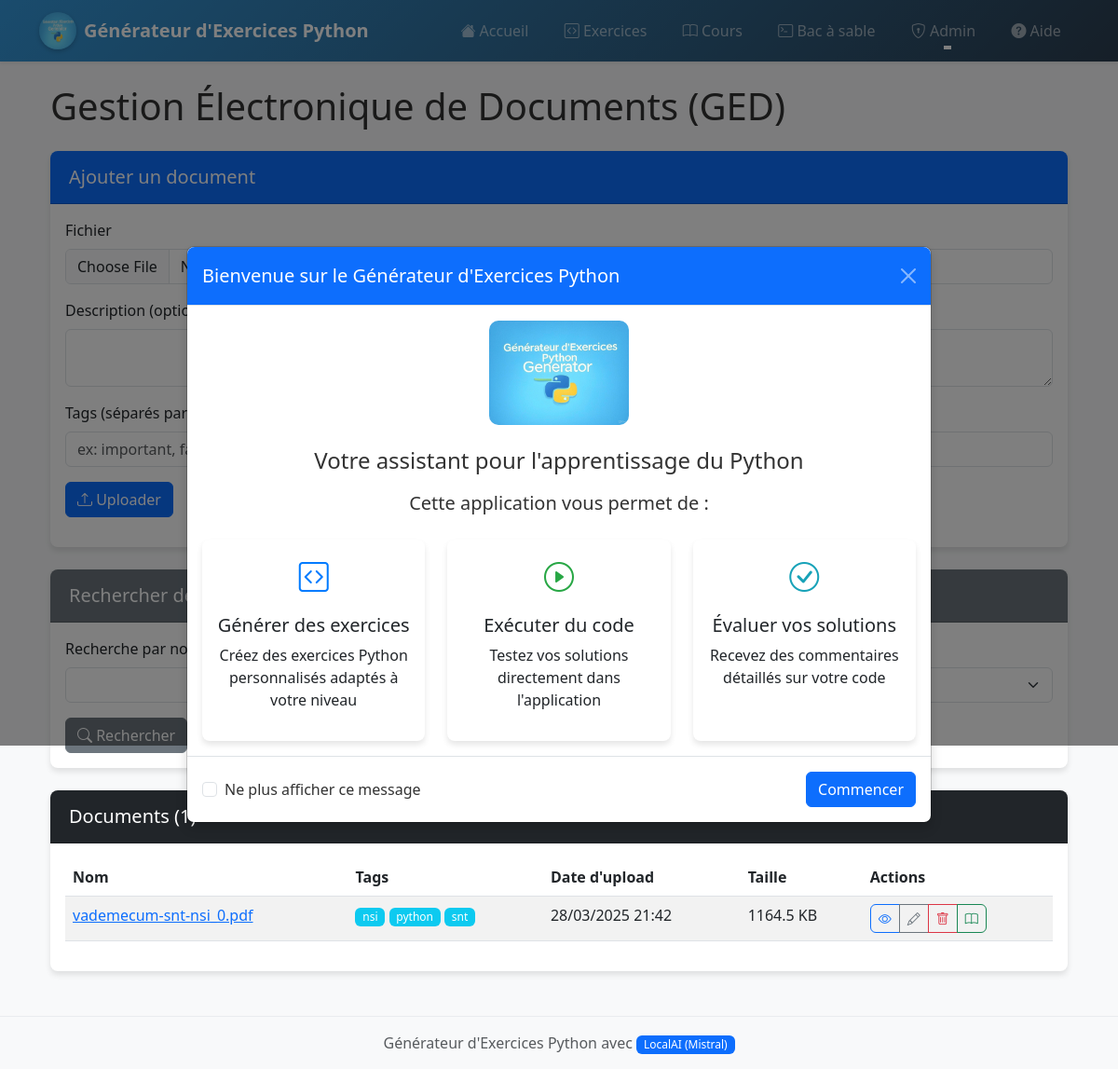
The page /ged/search?tag=snt on the database its author committed.
### models.py (models this page shows)
class Document(db.Model):
    id = db.Column(db.Integer, primary_key=True)
    nom_fichier = db.Column(db.String(255), nullable=False)
    nom_unique = db.Column(db.String(36), unique=True)  # UUID4
    date_upload = db.Column(db.DateTime, default=db.func.current_timestamp())
    taille_fichier = db.Column(db.Integer)  # Taille en octets
    type_mime = db.Column(db.String(100))  # Type MIME du fichier
    description = db.Column(db.Text)  # Description optionnelle
    user_id = db.Column(db.Integer)
    est_cours = db.Column(db.Boolean, default=False)  # Indique si le document est un cours
    tags = db.relationship('Tag', secondary='document_tags', backref='documents')

class Tag(db.Model):
    id = db.Column(db.Integer, primary_key=True)
    nom = db.Column(db.String(50), unique=True)

### routes/ged.py (the view)
    @app.route('/ged/search')
    def search_documents():
        query = request.args.get('q', '')
        tag = request.args.get('tag', '')
        documents_query = Document.query
        if query:
            documents_query = documents_query.filter(Document.nom_fichier.ilike(f'%{query}%'))
        if tag:
            documents_query = documents_query.join(Document.tags).filter(Tag.nom == tag)
        documents = documents_query.order_by(Document.date_upload.desc()).all()
        tags = Tag.query.order_by(Tag.nom).all()
        return render_template('ged.html', documents=documents, tags=tags, query=query, selected_tag=tag)

### templates/ged.html (shortened to what this page needs)
{% extends "layout.html" %}
{% block content %}
<div class="container">
    <h1 class="mb-4">Gestion Électronique de Documents (GED)</h1>
    <div class="card mb-4">
        <div class="card-header bg-primary text-white">
            <h5 class="mb-0">Ajouter un document</h5>
        </div>
        <div class="card-body">
            <form id="uploadForm" enctype="multipart/form-data">
                <div class="mb-3">
                    <label for="file" class="form-label">Fichier</label>
                </div>
                <div class="mb-3">
                    <label for="description" class="form-label">Description (optionnelle)</label>
                </div>
                <div class="mb-3">
                    <label for="tags" class="form-label">Tags (séparés par des virgules)</label>
                </div>
                <button type="submit" class="btn btn-primary">
                    <i class="bi bi-upload"></i> Uploader
                </button>
            </form>
        </div>
    </div>
    <div class="card mb-4">
        <div class="card-header bg-secondary text-white">
            <h5 class="mb-0">Rechercher des documents</h5>
        </div>
        <div class="card-body">
            <form action="{{ url_for('search_documents') }}" method="get">
                <div class="row">
                    <div class="col-md-6 mb-3">
                        <label for="q" class="form-label">Recherche par nom</label>
                    </div>
                    <div class="col-md-6 mb-3">
                        <label for="tag" class="form-label">Filtrer par tag</label>
                    </div>
                </div>
                <button type="submit" class="btn btn-secondary">
                    <i class="bi bi-search"></i> Rechercher
                </button>
                {% if query or selected_tag %}
                <a href="{{ url_for('ged') }}" class="btn btn-outline-secondary">
                </a>
                {% endif %}
            </form>
        </div>
    </div>
    <div class="card">
        <div class="card-header bg-dark text-white">
            <h5 class="mb-0">Documents ({{ documents|length }})</h5>
        </div>
        <div class="card-body">
            {% if documents %}
            <div class="table-responsive">
                <table class="table table-striped table-hover">
                    <thead>
                        <tr>
                            <th>Nom</th>
                            <th>Tags</th>
                            <th>Date d'upload</th>
                            <th>Taille</th>
                            <th>Actions</th>
                        </tr>
                    </thead>
                    <tbody>
                        {% for document in documents %}
                        <tr>
                            <td>
                                <a href="{{ url_for('view_document', document_id=document.id) }}" target="_blank">
                                    {{ document.nom_fichier }}
                                </a>
                            </td>
                            <td>
                                {% for tag in document.tags %}
                                <a href="{{ url_for('search_documents', tag=tag.nom) }}" class="badge bg-info text-decoration-none">
                                    {{ tag.nom }}
                                </a>
                                {% endfor %}
                            </td>
                            <td>{{ document.date_upload.strftime('%d/%m/%Y %H:%M') }}</td>
                            <td>{{ (document.taille_fichier / 1024)|round(1) }} KB</td>
                            <td>
                                <div class="btn-group">
                                    <a href="{{ url_for('view_document', document_id=document.id) }}" class="btn btn-sm btn-outline-primary" target="_blank" title="Voir">
                                        <i class="bi bi-eye"></i>
                                    </a>
                                    <a href="{{ url_for('edit_document', document_id=document.id) }}" class="btn btn-sm btn-outline-secondary" title="Modifier">
                                        <i class="bi bi-pencil"></i>
                                    </a>
                                    <button type="button" class="btn btn-sm btn-outline-danger" data-bs-toggle="modal" data-bs-target="#deleteModal{{ document.id }}" title="Supprimer">
                                        <i class="bi bi-trash"></i>
                                    </button>
                                    <button type="button" class="btn btn-sm {% if document.est_cours %}btn-success{% else %}btn-outline-success{% endif %} toggle-cours-btn" data-document-id="{{ document.id }}" title="{% if document.est_cours %}Retirer des cours{% else %}Ajouter aux cours{% endif %}">
                                        <i class="bi bi-book"></i>
                                    </button>
                                </div>
                            </td>
                        </tr>
                        {% endfor %}
                    </tbody>
                </table>
            </div>
            {% else %}
            <div class="alert alert-info">
                <i class="bi bi-info-circle"></i> Aucun document trouvé.
            </div>
            {% endif %}
        </div>
    </div>
</div>
{% endblock %}

### static/style.css (style rules this page uses)
:root { --primary-color: #3498db; --secondary-color: #2c3e50; --accent-color: #e74c3c; --success-color: #2ecc71; --warning-color: #f39c12; --info-color: #3498db; --light-color: #ecf0f1; --dark-color: #2c3e50; --transition-speed: 0.3s; --box-shadow: 0 4px 6px rgba(0, 0, 0, 0.1); --hover-shadow: 0 6px 12px rgba(0, 0, 0, 0.15); }
body { font-family: 'Segoe UI', Tahoma, Geneva, Verdana, sans-serif; background-color: #f8f9fa; color: #333; transition: background-color var(--transition-speed); }
.card { box-shadow: var(--box-shadow); border: none; margin-bottom: 1.5rem; transition: all var(--transition-speed); border-radius: 0.5rem; overflow: hidden; }
.card-header { font-weight: 600; padding: 1rem 1.25rem; }
.card { animation: fadeIn 0.5s ease-out; }
.form-label { font-weight: 500; transition: all var(--transition-speed); }
.btn { transition: all var(--transition-speed); border-radius: 0.375rem; position: relative; overflow: hidden; }
.btn::after { content: ''; position: absolute; top: 50%; left: 50%; width: 5px; height: 5px; background: rgba(255, 255, 255, 0.5); opacity: 0; border-radius: 100%; transform: scale(1, 1) translate(-50%, -50%); transform-origin: 50% 50%; }
.badge { transition: all var(--transition-speed); font-weight: 500; }

### rows shown on the page
Document: nom_fichier "vademecum-snt-nsi_0.pdf", date_upload "28/03/2025 21:42", (document.taille_fichier/1024)|round(1) "1164.5"
Tag: nom "nsi"
Tag: nom "python"
Tag: nom "snt"

### other values the page prints
{{ documents|length }} "1"
